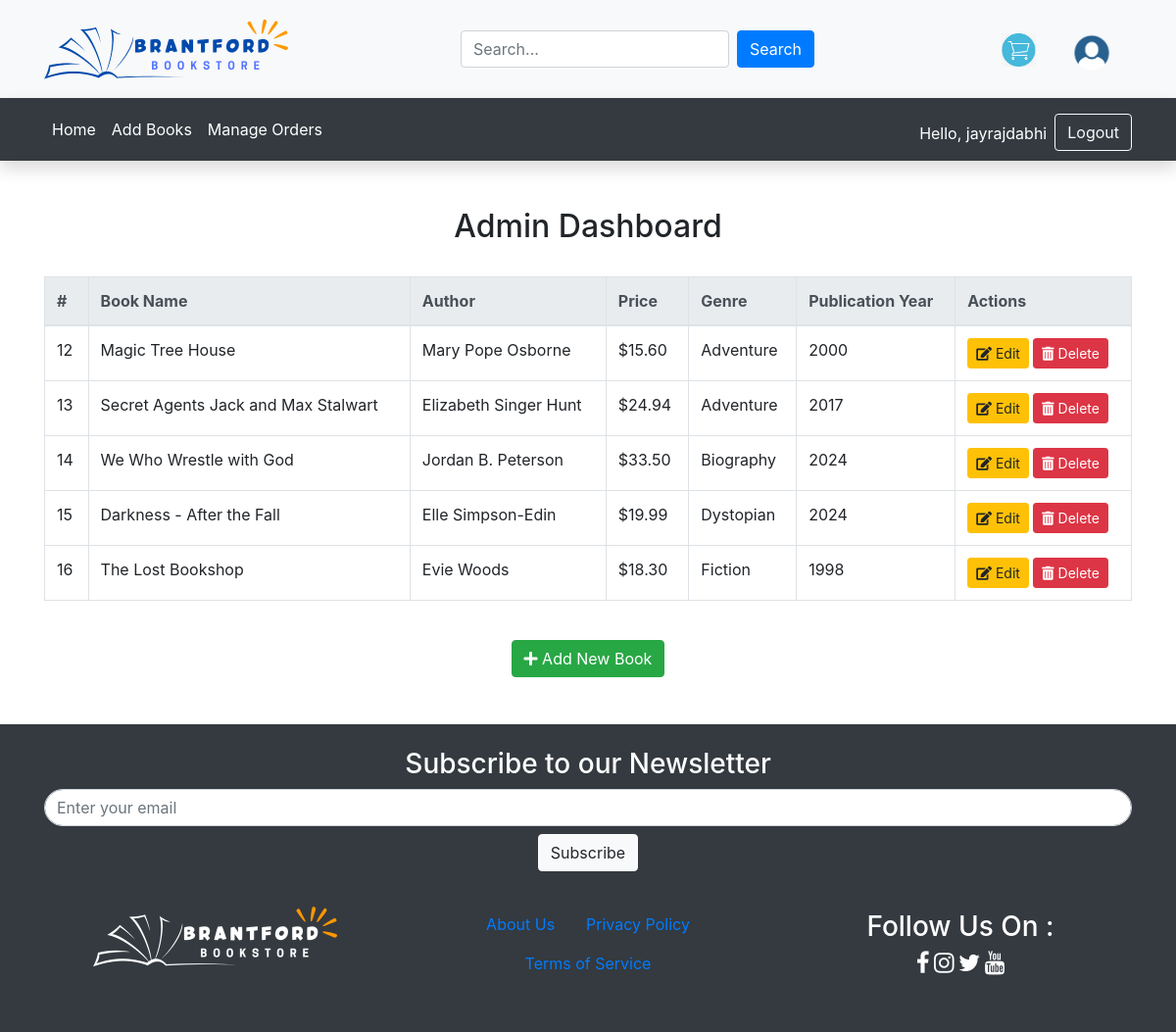
The app's page /admin/index.php (signed in) with its own data.
### tables this page shows
CREATE TABLE `books` (
  `id` int(11) NOT NULL,
  `name` varchar(255) NOT NULL,
  `author` varchar(100) NOT NULL,
  `price` decimal(10,2) NOT NULL,
  `image` varchar(255) NOT NULL,
  `genre_id` int(11) DEFAULT NULL,
  `publication_year` int(11) DEFAULT NULL,
  `description` text DEFAULT NULL
);

CREATE TABLE `genres` (
  `id` int(11) NOT NULL,
  `genre_name` varchar(255) NOT NULL
);

### admin/index.php (the view, shortened to what this page needs)
<?php
include '../config/database.php';
include 'header.php';
$query = "SELECT books.*, genres.genre_name AS genre_name
          FROM books
          LEFT JOIN genres ON books.genre_id = genres.id";
$result = $db->query($query);
?>
<div class="container mt-5 mb-5">
    <h2 class="text-center">Admin Dashboard</h2>
    <div class="table-responsive">
        <table class="table table-bordered table-hover mt-4">
            <thead class="thead-light">
                <tr>
                    <th>#</th>
                    <th>Book Name</th>
                    <th>Author</th>
                    <th>Price</th>
                    <th>Genre</th>
                    <th>Publication Year</th>
                    <th>Actions</th>
                </tr>
            </thead>
            <tbody>
                <?php if ($result->num_rows > 0): ?>
                    <?php while ($book = $result->fetch_assoc()): ?>
                        <tr>
                            <td><?php echo $book['id']; ?></td>
                            <td><?php echo htmlspecialchars($book['name']); ?></td>
                            <td><?php echo htmlspecialchars($book['author']); ?></td>
                            <td>$<?php echo number_format($book['price'], 2); ?></td>
                            <td><?php echo htmlspecialchars($book['genre_name'] ?: 'Unknown'); ?></td>
                            <td><?php echo htmlspecialchars($book['publication_year']); ?></td>
                            <td>
                                <a href="edit_book.php?id=<?php echo $book['id']; ?>" class="btn btn-warning btn-sm">
                                    <i class="fas fa-edit"></i> Edit
                                </a>
                                <a href="delete_book.php?id=<?php echo $book['id']; ?>"
                                    onclick="return confirm('Are you sure you want to delete this book?');"
                                    class="btn btn-danger btn-sm">
                                    <i class="fas fa-trash-alt"></i> Delete
                                </a>
                            </td>
                        </tr>
                    <?php endwhile; ?>
                <?php else: ?>
                    <tr>
                        <td colspan="7" class="text-center">No books available</td>
                    </tr>
                <?php endif; ?>
            </tbody>
        </table>
    </div>
    <div class="text-center mt-4">
        <a href="add_book.php" class="btn btn-success">
            <i class="fas fa-plus"></i> Add New Book
        </a>
    </div>
</div>
<?php include 'footer.php'; ?>

### records on screen
books: id "12", name "Magic Tree House", author "Mary Pope Osborne", price "15.60", genre.genre_name "Adventure", publication_year "2000"
books: id "13", name "Secret Agents Jack and Max Stalwart", author "Elizabeth Singer Hunt", price "24.94", genre.genre_name "Adventure", publication_year "2017"
books: id "14", name "We Who Wrestle with God", author "Jordan B. Peterson", price "33.50", genre.genre_name "Biography", publication_year "2024"
books: id "15", name "Darkness - After the Fall", author "Elle Simpson-Edin", price "19.99", genre.genre_name "Dystopian", publication_year "2024"
books: id "16", name "The Lost Bookshop", author "Evie Woods", price "18.30", genre.genre_name "Fiction", publication_year "1998"

### other values on screen
$_SESSION['username'] "jayrajdabhi"
